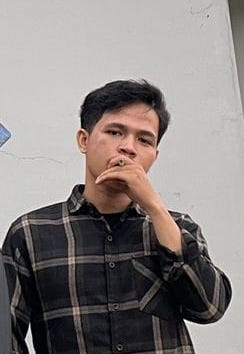
#> input picture pertemuan 10/hanafi.jpg, 244 x 354 px
$ python haarcascade.py
#> lines starting #> are read from the running program, lines starting #| are printed output that depends on the picture; after the words box and inside, x2 and y2 are one past the last pixel; in counts of white or black regions, pixels touching at a corner belong together
import cv2

# Muat file Haar Cascade untuk deteksi wajah
face_cascade = cv2.CascadeClassifier(cv2.data.haarcascades + 'haarcascade_frontalface_default.xml')

# Baca citra
image = cv2.imread('hanafi.jpg')
#> image is the input picture: shape (354, 244, 3); mean B, G, R 129.1, 130.9, 136.8
gray = cv2.cvtColor(image, cv2.COLOR_BGR2GRAY)
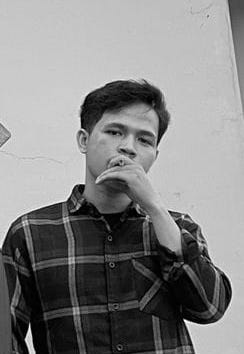
#> gray: shape (354, 244); min 0, max 255, mean 132.4

# Deteksi wajah
faces = face_cascade.detectMultiScale(gray, 1.3, 5)
#> faces = [[87, 103, 82, 82]]

# Gambar bounding box di sekitar wajah yang terdeteksi
for (x, y, w, h) in faces:
    cv2.rectangle(image, (x, y), (x+w, y+h), (255, 0, 0), 2)
#> this loop made 1 pass
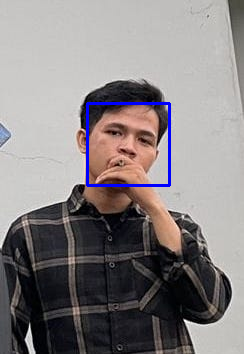
#> image: shape (354, 244, 3); 1.13% of pixels changed, all inside (x1, y1, x2, y2) = (86, 102, 171, 187)

# Tampilkan hasil
cv2.imshow('Face Detection', image)
cv2.waitKey(0)
cv2.destroyAllWindows()

$ run again, with pertemuan 10/images10.jpeg copied over pertemuan 10/hanafi.jpg
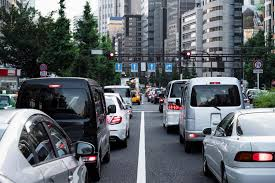
#> input picture pertemuan 10/images10.jpeg, 275 x 183 px
#> image is the input picture: shape (183, 275, 3); mean B, G, R 108.2, 103.2, 97.7
#> `gray = cv2.cvtColor(image, cv2.COLOR_BGR2GRAY)`:
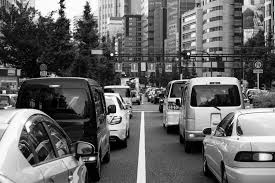
#> gray: shape (183, 275); min 0, max 255, mean 102.1
#> faces = ()
